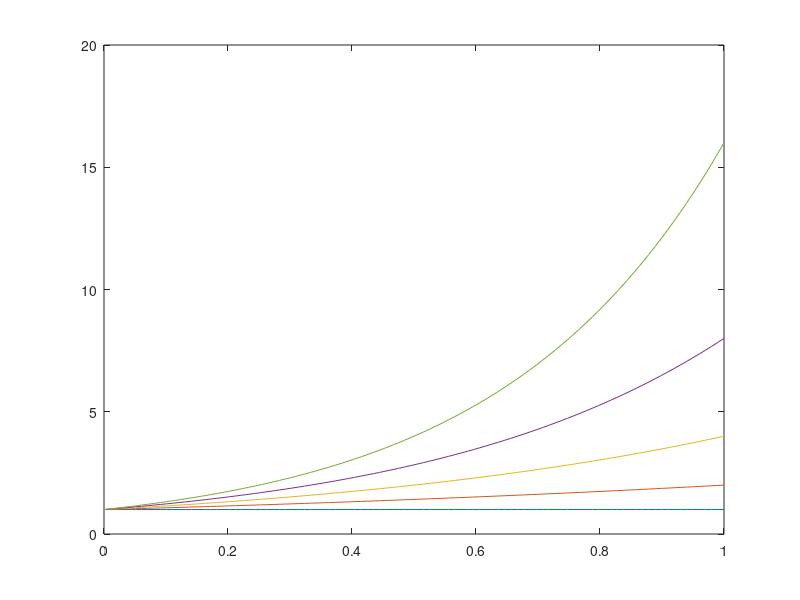
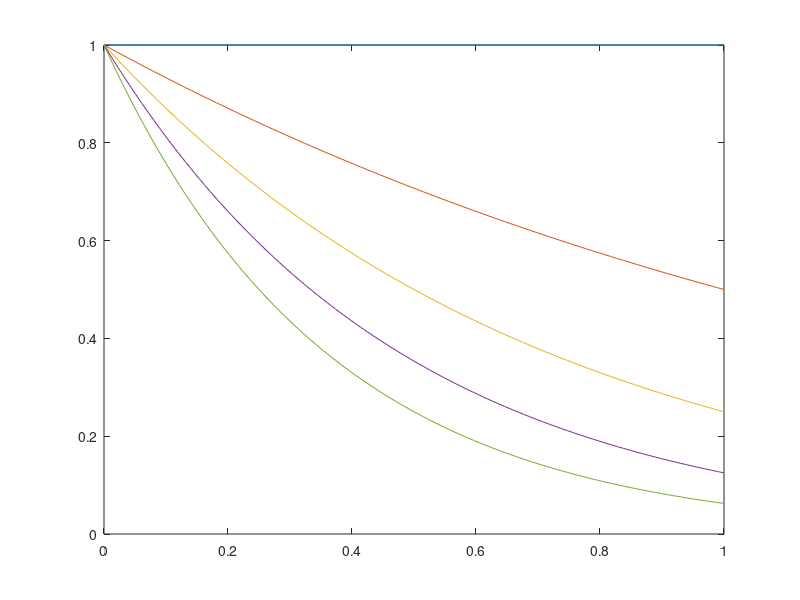

These charts were generated, in order, by the following MATLAB code: (Note: this script raises an error after producing the figures.)
% Esercizio 06

% Dati
f = @(a,x) a.^x;
x = linspace(0,1);
N = 4;
colors = ["b" "g" "r" "c" "y"];

% Richieste
lg1 = [];
lg2 = [];
for i = 0:N
    figure(1)
    a = 2^i;
    plot(x,f(a,x))
    lg1 = [lg1 "f"+a];
    hold on

    figure(2)
    a = (1/2)^i;
    plot(x,f(a,x))
    lg2 = [lg2 "f"+a];
    hold on
end

figure(1)
legend(lg1)

figure(2)
legend(lg2)
